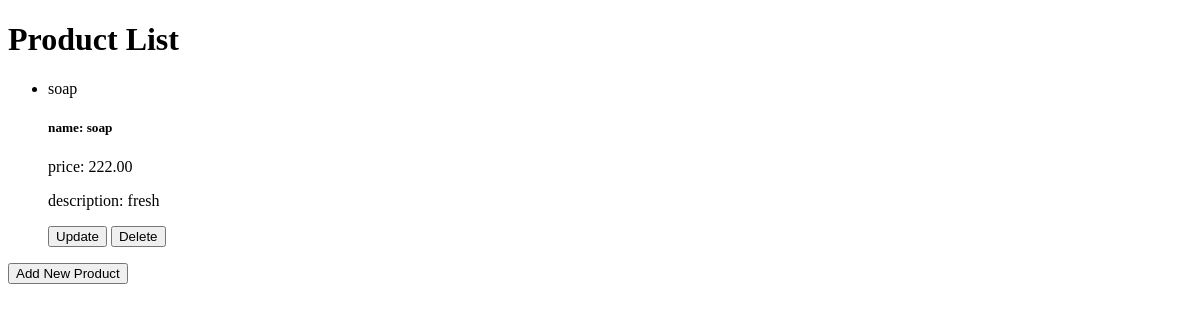
/product_list/ (signed in), run on an earlier commit of the app's database.
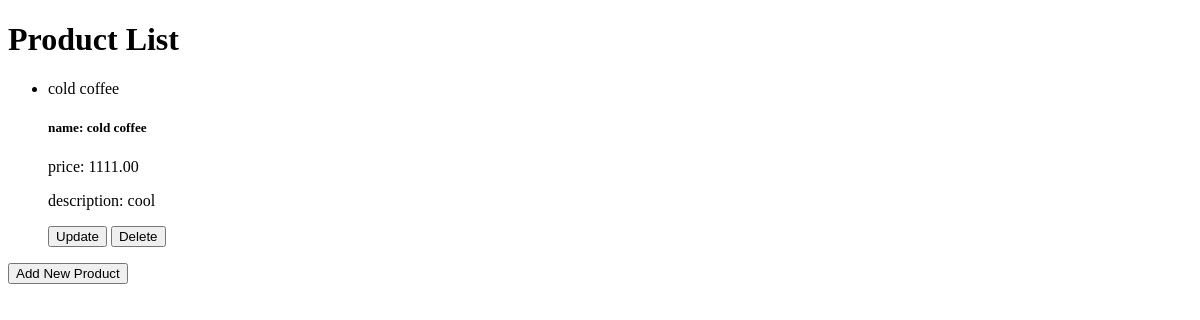
And on a later commit of the database.
### project1app/models.py (models this page shows)
class Product(models.Model):
    name = models.CharField(max_length=100)
    description = models.TextField()
    price = models.DecimalField(max_digits=10, decimal_places=2)
    dealer = models.ForeignKey(User, on_delete=models.CASCADE, null=True, blank=True)

### project1app/views.py (the view)
# urls.py: path('product_list/', views.product_list, name='product_list'),
def product_list(request):
    products = Product.objects.filter(dealer=request.user)
    return render(request, 'product_list.html', {'products': products})

### project1app/templates/product_list.html (shortened to what this page needs)
<!DOCTYPE html>
<html lang="en">
<head>
</head>
<body>
    <h1>Product List</h1>
    <ul>
        {% for product in products %}
            <li>{{ product.name }}</li>
            <div class="col">
                <div class="card" style="width: 20rem;">
                    <div class="card-body">
                        <h5 class="card-title">name: {{ product.name }}</h5>
                        <p class="card-text">price: {{ product.price }}</p>
                        <p class="card-text">description: {{ product.description }}</p>
                        <form method="post" action="{% url 'updateproduct' product.id %}" style="display: inline; margin-top: 10px;">
                            <button type="submit" class="btn btn-danger">Update</button>
                        </form>
                        <form method="post" action="{% url 'deleteProduct' product.id %}" style="display: inline; margin-top: 10px;">
                            <button type="submit" class="btn btn-danger">Delete</button>
                        </form>
                    </div>
                </div>
            </div>
        {% endfor %}
    </ul>
    <form method="post" action="{% url 'add_product' %}" style="display: inline; margin-top: 10px;">
        <button type="submit" class="btn btn-danger">Add New Product</button>
    </form>
</body>
</html>

What changed in the data, as far as the page shows it:
removed Product: name "soap", price "222.00", description "fresh"
added Product: name "cold coffee", price "1111.00", description "cool"
